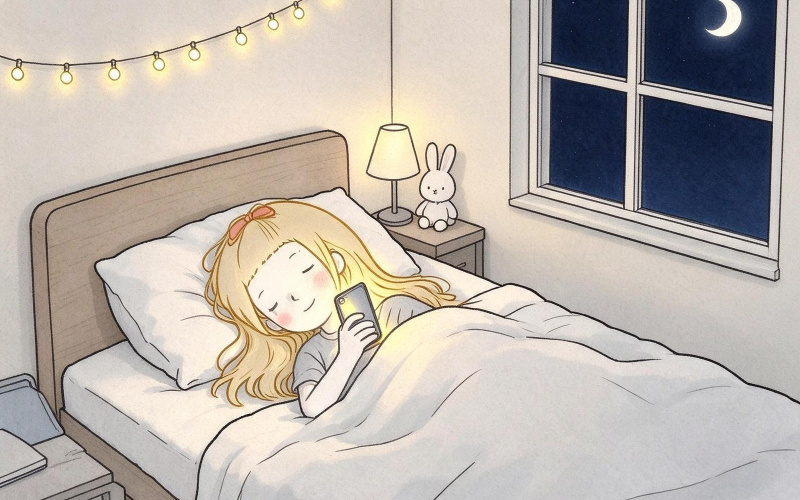
#> input picture game/backgrounds-painted/sleep-girl.jpg, 1600 x 1000 px (shown at 1/2 size)
$ python render_curtain_preview.py
#> lines starting #> are read from the running program, lines starting #| are printed output that depends on the picture; after the words box and inside, x2 and y2 are one past the last pixel; in counts of white or black regions, pixels touching at a corner belong together
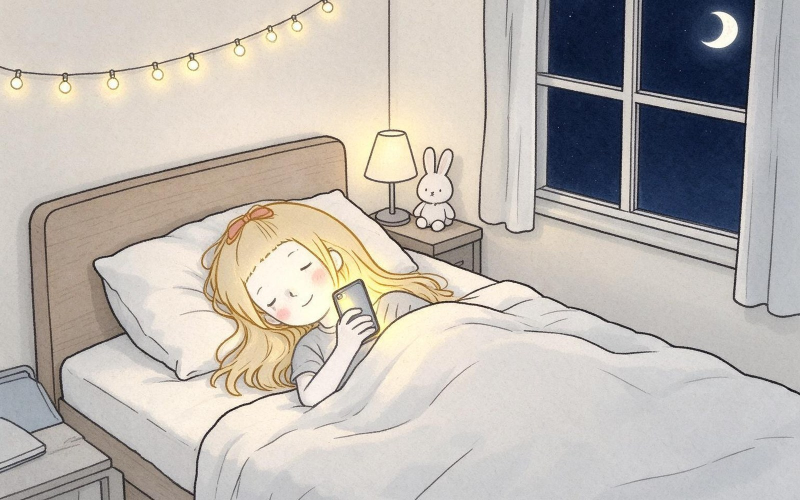
#> input picture game/backgrounds-painted/sleep-girl-curtained.jpg, 1600 x 1000 px (shown at 1/2 size)
#> in main, orig is the input picture: PIL image 1600x1000 RGB; mean R, G, B 189.4, 183.3, 177
"""把 curtain.svg 用 PIL 近似渲染出来，做一张预览图（我这边起不了浏览器）。"""

from __future__ import annotations

import pathlib

import numpy as np
from PIL import Image, ImageDraw, ImageFilter

ROOT = pathlib.Path(__file__).resolve().parent.parent
LOVE = ROOT / "game"
OUT = ROOT / "tmp" / "art" / "shots"


def bez(p0, p1, p2, p3, n=60):
    t = np.linspace(0, 1, n)[:, None]
    pts = ((1 - t) ** 3) * p0 + 3 * ((1 - t) ** 2) * t * p1 + 3 * (1 - t) * t ** 2 * p2 + t ** 3 * p3
    return pts


def make_curtain(w=320, h=640) -> Image.Image:
#> called with w = 320, h = 640
    poly = [(10, 0), (310, 0), (313, 560)]
    curve = bez(np.array([313.0, 560.0]), np.array([240.0, 572.0]),
                np.array([150.0, 572.0]), np.array([8.0, 558.0]))
    poly += [tuple(p) for p in curve]

    mask = Image.new("L", (w, h), 0)
#> mask: PIL image 320x640 L; every value is 0
    ImageDraw.Draw(mask).polygon(poly, fill=255)
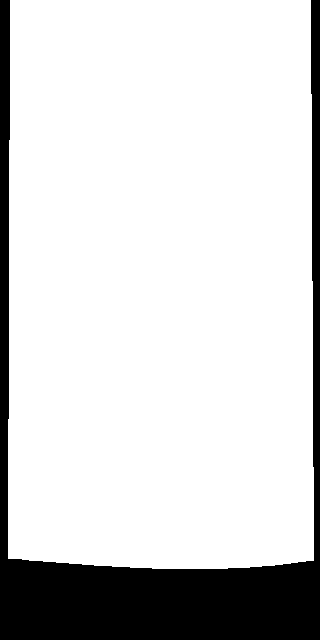
#> mask: PIL image 320x640 L; 83.8% white; 1 black region, box (x1, y1, x2, y2) and area: (0, 0, 320, 640) 33115
    mask = mask.filter(ImageFilter.GaussianBlur(0.6))

    # 垂直渐变：上 #cdcfd4 → 中 #c0c3c9 → 下 #b0b3ba
    top, mid, bot = np.array([205, 207, 212]), np.array([192, 195, 201]), np.array([176, 179, 186])
    grad = np.zeros((h, w, 3), dtype=np.float32)
    for y in range(h):
        t = y / (h - 1)
        c = top + (mid - top) * (t / 0.5) if t < 0.5 else mid + (bot - mid) * ((t - 0.5) / 0.5)
        grad[y, :, :] = c
    cloth = Image.fromarray(grad.astype(np.uint8), "RGB").convert("RGBA")

    # 褶皱
    folds = Image.new("RGBA", (w, h), (0, 0, 0, 0))
#> folds: PIL image 320x640 RGBA; every value is 0
    d = ImageDraw.Draw(folds)
    for x0, wd in ((26, 18), (78, 20), (134, 17), (192, 19), (250, 16), (292, 14)):
        d.rectangle([x0, 0, x0 + wd, h], fill=(149, 152, 161, 90))
    for x0, wd in ((52, 11), (106, 10), (163, 11), (221, 10), (272, 9)):
        d.rectangle([x0, 0, x0 + wd, h], fill=(224, 226, 231, 110))
    folds = folds.filter(ImageFilter.GaussianBlur(3.4))

    curtain = Image.alpha_composite(cloth, folds)
    curtain.putalpha(mask)
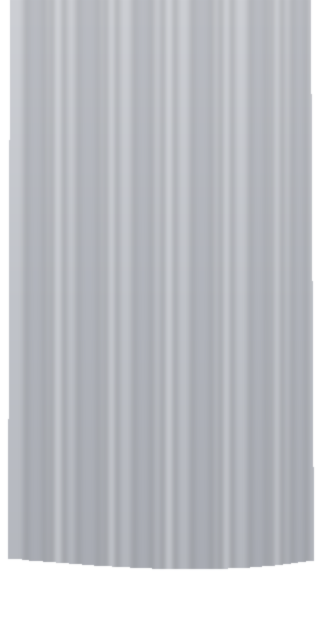
#> curtain: PIL image 320x640 RGBA; mean R, G, B, A 178.9, 181.6, 187.5, 213.8; transparent parts drawn white
    return curtain


def main() -> None:
    W, H = 1600, 1000
    base = Image.open(LOVE / "backgrounds-painted" / "sleep-girl.jpg").convert("RGBA")
    orig = Image.open(LOVE / "backgrounds-painted" / "sleep-girl-curtained.jpg").convert("RGB")
    curtain = make_curtain()

    # 窗口容器（CSS 里的值）
    cx, cy, cw, ch = int(W * 0.675), int(H * -0.01), int(W * 0.305), int(H * 0.52)
    pw, ph = int(cw * 1.12), ch
    panel = curtain.resize((pw, ph), Image.LANCZOS).rotate(2.6, resample=Image.BICUBIC, expand=False)
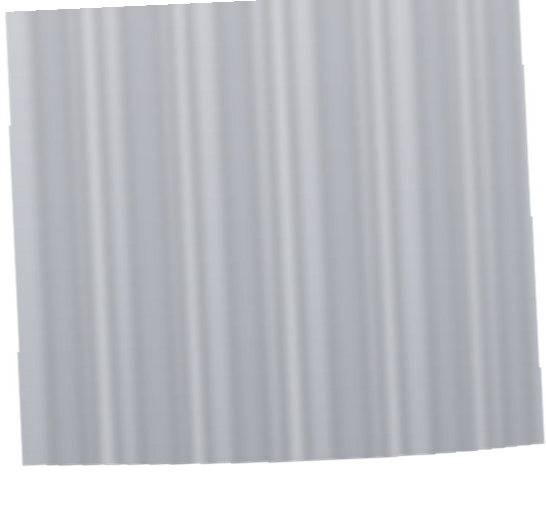
#> panel: PIL image 546x520 RGBA; mean R, G, B, A 151, 153.3, 158.2, 212.5; transparent parts drawn white

    for name, open_ratio in (("closed", 0.0), ("half", 0.5), ("open", 1.0)):
        layer = Image.new("RGBA", (cw, ch), (0, 0, 0, 0))
        layer.alpha_composite(panel, (int(-0.06 * cw + open_ratio * pw), 0))
        canvas = base.copy()
        canvas.alpha_composite(layer.crop((0, 0, cw, ch)), (cx, cy))
        canvas.convert("RGB").save(OUT / f"curtain-render-{name}.png", quality=92)

    # 与原图对比（窗口区域）
    new = Image.open(OUT / "curtain-render-closed.png").convert("RGB")
    a = new.crop((cx - 40, 0, cx + cw + 40, ch + 60))
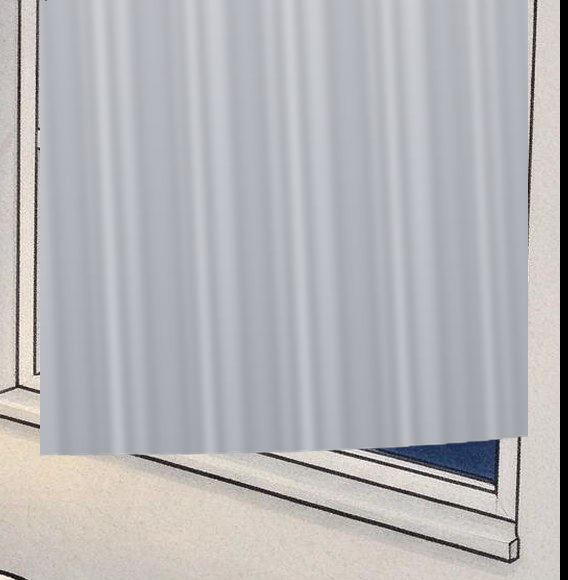
#> a: PIL image 568x580 RGB; mean R, G, B 181.9, 181.4, 183.3
    b = orig.crop((cx - 40, 0, cx + cw + 40, ch + 60))
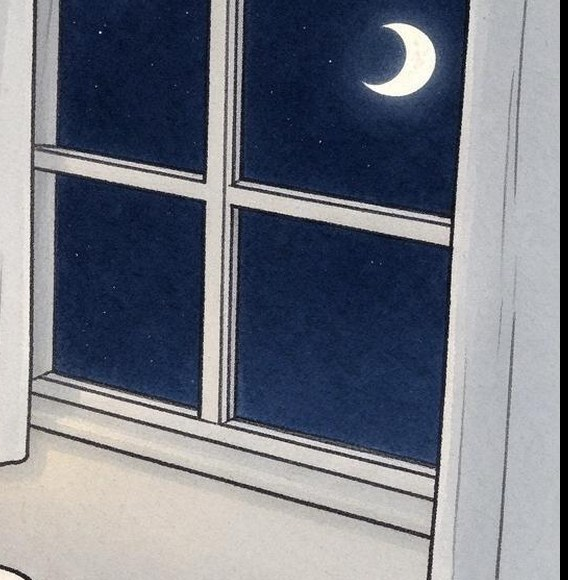
#> b: PIL image 568x580 RGB; mean R, G, B 114.7, 119.1, 130.2
    sheet = Image.new("RGB", (a.width, a.height * 2 + 10), (245, 240, 232))
    sheet.paste(b, (0, 0))
    sheet.paste(a, (0, a.height + 10))
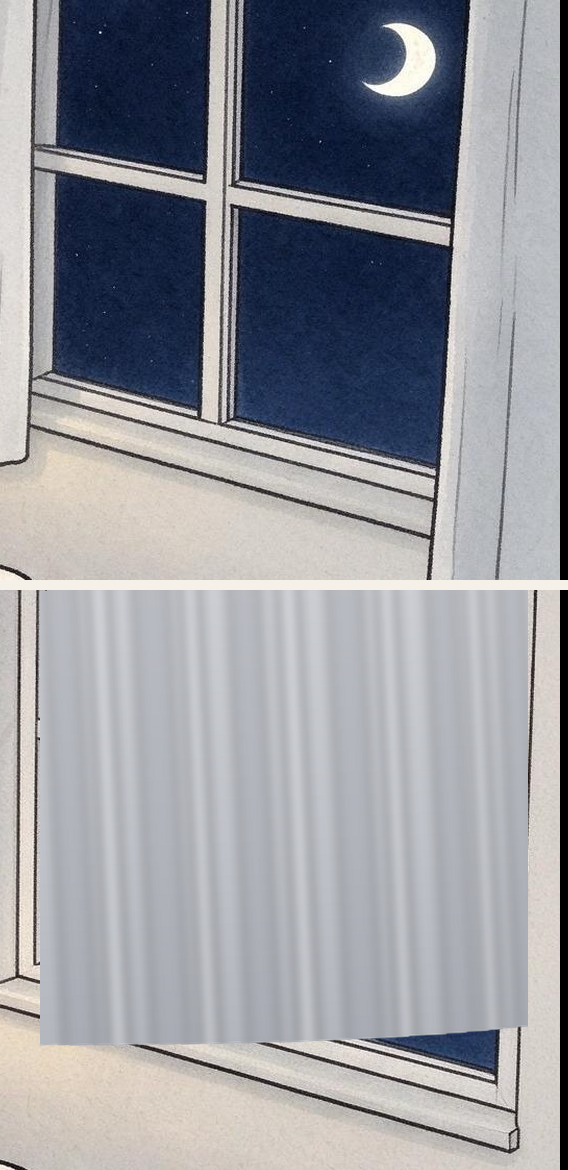
#> sheet: PIL image 568x1170 RGB; mean R, G, B 149.1, 151, 157.4
    sheet.save(OUT / "curtain-compare-final.png")
    print("->", OUT / "curtain-compare-final.png")


if __name__ == "__main__":
    main()
